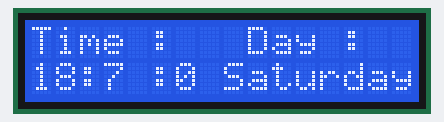
Simulated run of this sketch. Board: Arduino Uno, built with avr-gcc and run on an emulated ATmega328P. Shown: 16×2 character LCD.

Above: at 0.1 s.
At 4.4 s:
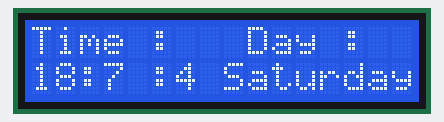
At 9.7 s:
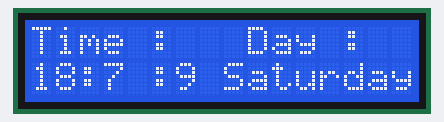
At 19.4 s:
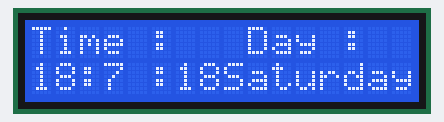
At 29.0 s:
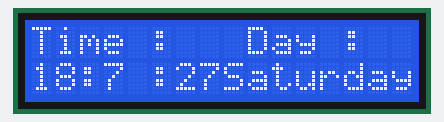
At 38.6 s:
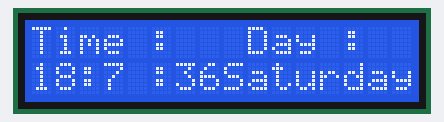

The sketch:

clock1.ino
```cpp
#include <LiquidCrystal.h>
LiquidCrystal lcd(12, 11, 10, 5, 4, 3, 2);
int h = 18;
int m = 7;
int s = 0;
int day = 6;
void setup() {
  // put your setup code here, to run once:
Serial.begin(9600);

}

void loop() {
  // put your main code here, to run repeatedly:
lcd.begin(16,2);
 lcd.clear();
  lcd.setCursor(0,0);
   lcd.print("Time :");
    lcd.setCursor(9,0);
     lcd.print("Day :");
      lcd.setCursor(0,1);           // set cursor to column 0, row 1
       lcd.print(h);
        lcd.setCursor(2,1);
         lcd.print(":");
          lcd.setCursor(3,1);
           lcd.print(m);
            lcd.setCursor(5,1);
             lcd.print(":");
              lcd.setCursor(6,1);
               lcd.print(s);
char* names_of_days[7] =
   { "Monday", "Tuesday", "Wednesday", "Thursday", "Friday", "Saturday", "Sunday" };
lcd.setCursor(8,1);
lcd.print(names_of_days[day-1]);

s = s +1;
if (s > 59){
s = 0;
m = m+1;
}

if (m > 59) {
  h = h+1;
  m = 0;
}
if ( h > 23 ) {
   h = 0;
   day = day+1;
   if(day>6){
     day = 1;
   }
  }

delay(1000);

}
```

Measured:
- what the display in image 0 shows lasts 1.0 s, from 0.1 s to 1.1 s
